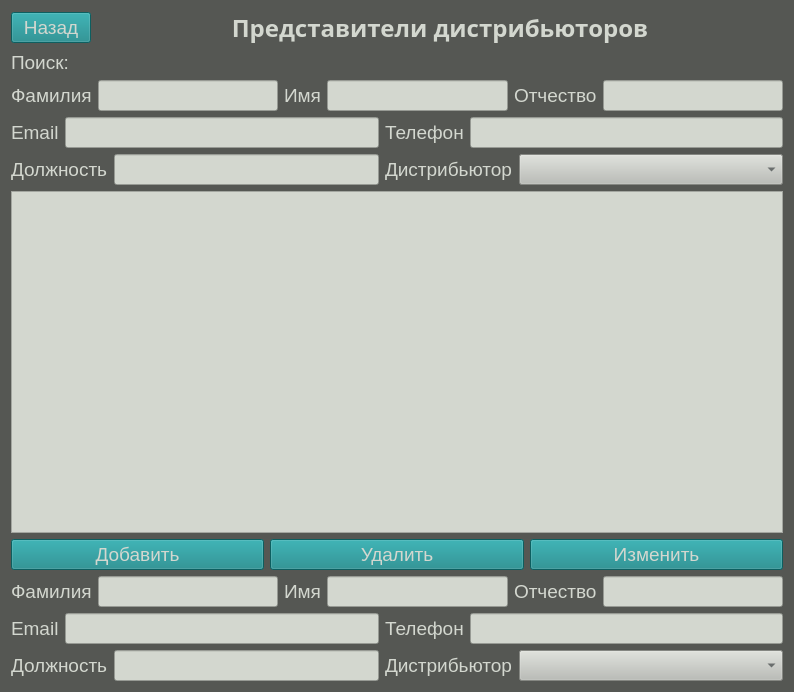
<?xml version="1.0" encoding="UTF-8"?>
<ui version="4.0">
 <class>DistRepsWindow</class>
 <widget class="QWidget" name="DistRepsWindow">
  <property name="geometry">
   <rect>
    <x>0</x>
    <y>0</y>
    <width>794</width>
    <height>692</height>
   </rect>
  </property>
  <property name="windowTitle">
   <string>Form</string>
  </property>
  <property name="styleSheet">
   <string notr="true">background-color: rgb(85, 87, 83);</string>
  </property>
  <layout class="QGridLayout" name="gridLayout_2">
   <item row="0" column="0">
    <layout class="QGridLayout" name="gridLayout">
     <item row="0" column="0">
      <layout class="QHBoxLayout" name="horizontalLayout_7">
       <item>
        <widget class="QPushButton" name="btnBack">
         <property name="font">
          <font>
           <pointsize>14</pointsize>
          </font>
         </property>
         <property name="styleSheet">
          <string notr="true">background-color: rgb(18, 133, 135);
color: rgb(211, 215, 207);
border-color: rgb(211, 215, 207);</string>
         </property>
         <property name="text">
          <string>Назад</string>
         </property>
        </widget>
       </item>
       <item>
        <widget class="QLabel" name="label_15">
         <property name="sizePolicy">
          <sizepolicy hsizetype="Expanding" vsizetype="Preferred">
           <horstretch>0</horstretch>
           <verstretch>0</verstretch>
          </sizepolicy>
         </property>
         <property name="font">
          <font>
           <family>Ubuntu Mono</family>
           <pointsize>18</pointsize>
           <weight>75</weight>
           <bold>true</bold>
          </font>
         </property>
         <property name="styleSheet">
          <string notr="true">color: rgb(211, 215, 207);</string>
         </property>
         <property name="text">
          <string>Представители дистрибьюторов</string>
         </property>
         <property name="alignment">
          <set>Qt::AlignCenter</set>
         </property>
        </widget>
       </item>
      </layout>
     </item>
     <item row="1" column="0">
      <widget class="QLabel" name="label_16">
       <property name="font">
        <font>
         <pointsize>14</pointsize>
        </font>
       </property>
       <property name="styleSheet">
        <string notr="true">color: rgb(211, 215, 207);</string>
       </property>
       <property name="text">
        <string>Поиск:</string>
       </property>
      </widget>
     </item>
     <item row="2" column="0">
      <layout class="QHBoxLayout" name="horizontalLayout_8">
       <item>
        <widget class="QLabel" name="label_21">
         <property name="font">
          <font>
           <pointsize>14</pointsize>
          </font>
         </property>
         <property name="styleSheet">
          <string notr="true">color: rgb(211, 215, 207);</string>
         </property>
         <property name="text">
          <string>Фамилия</string>
         </property>
        </widget>
       </item>
       <item>
        <widget class="QLineEdit" name="leLastnameSearch">
         <property name="font">
          <font>
           <pointsize>14</pointsize>
          </font>
         </property>
         <property name="styleSheet">
          <string notr="true">color: rgb(46, 52, 54);
background-color: rgb(211, 215, 207);</string>
         </property>
         <property name="text">
          <string/>
         </property>
        </widget>
       </item>
       <item>
        <widget class="QLabel" name="label_28">
         <property name="font">
          <font>
           <pointsize>14</pointsize>
          </font>
         </property>
         <property name="styleSheet">
          <string notr="true">color: rgb(211, 215, 207);</string>
         </property>
         <property name="text">
          <string>Имя</string>
         </property>
        </widget>
       </item>
       <item>
        <widget class="QLineEdit" name="leNameSearch">
         <property name="font">
          <font>
           <pointsize>14</pointsize>
          </font>
         </property>
         <property name="styleSheet">
          <string notr="true">color: rgb(46, 52, 54);
background-color: rgb(211, 215, 207);</string>
         </property>
         <property name="text">
          <string/>
         </property>
        </widget>
       </item>
       <item>
        <widget class="QLabel" name="label_29">
         <property name="font">
          <font>
           <pointsize>14</pointsize>
          </font>
         </property>
         <property name="styleSheet">
          <string notr="true">color: rgb(211, 215, 207);</string>
         </property>
         <property name="text">
          <string>Отчество</string>
         </property>
        </widget>
       </item>
       <item>
        <widget class="QLineEdit" name="lePatronymicSearch">
         <property name="font">
          <font>
           <pointsize>14</pointsize>
          </font>
         </property>
         <property name="styleSheet">
          <string notr="true">color: rgb(46, 52, 54);
background-color: rgb(211, 215, 207);</string>
         </property>
         <property name="text">
          <string/>
         </property>
        </widget>
       </item>
      </layout>
     </item>
     <item row="3" column="0">
      <layout class="QHBoxLayout" name="horizontalLayout_4">
       <item>
        <widget class="QLabel" name="label_22">
         <property name="font">
          <font>
           <pointsize>14</pointsize>
          </font>
         </property>
         <property name="styleSheet">
          <string notr="true">color: rgb(211, 215, 207);</string>
         </property>
         <property name="text">
          <string>Email</string>
         </property>
        </widget>
       </item>
       <item>
        <widget class="QLineEdit" name="leEmailSearch">
         <property name="font">
          <font>
           <pointsize>14</pointsize>
          </font>
         </property>
         <property name="styleSheet">
          <string notr="true">color: rgb(46, 52, 54);
background-color: rgb(211, 215, 207);</string>
         </property>
         <property name="text">
          <string/>
         </property>
        </widget>
       </item>
       <item>
        <widget class="QLabel" name="label_30">
         <property name="font">
          <font>
           <pointsize>14</pointsize>
          </font>
         </property>
         <property name="styleSheet">
          <string notr="true">color: rgb(211, 215, 207);</string>
         </property>
         <property name="text">
          <string>Телефон</string>
         </property>
        </widget>
       </item>
       <item>
        <widget class="QLineEdit" name="lePhoneSearch">
         <property name="font">
          <font>
           <pointsize>14</pointsize>
          </font>
         </property>
         <property name="styleSheet">
          <string notr="true">color: rgb(46, 52, 54);
background-color: rgb(211, 215, 207);</string>
         </property>
         <property name="text">
          <string/>
         </property>
        </widget>
       </item>
      </layout>
     </item>
     <item row="4" column="0">
      <layout class="QHBoxLayout" name="horizontalLayout_2">
       <item>
        <widget class="QLabel" name="label_23">
         <property name="font">
          <font>
           <pointsize>14</pointsize>
          </font>
         </property>
         <property name="styleSheet">
          <string notr="true">color: rgb(211, 215, 207);</string>
         </property>
         <property name="text">
          <string>Должность</string>
         </property>
        </widget>
       </item>
       <item>
        <widget class="QLineEdit" name="lePostSearch">
         <property name="sizePolicy">
          <sizepolicy hsizetype="Expanding" vsizetype="Fixed">
           <horstretch>0</horstretch>
           <verstretch>0</verstretch>
          </sizepolicy>
         </property>
         <property name="font">
          <font>
           <pointsize>14</pointsize>
          </font>
         </property>
         <property name="styleSheet">
          <string notr="true">color: rgb(46, 52, 54);
background-color: rgb(211, 215, 207);</string>
         </property>
         <property name="text">
          <string/>
         </property>
        </widget>
       </item>
       <item>
        <widget class="QLabel" name="label_34">
         <property name="font">
          <font>
           <pointsize>14</pointsize>
          </font>
         </property>
         <property name="styleSheet">
          <string notr="true">color: rgb(211, 215, 207);</string>
         </property>
         <property name="text">
          <string>Дистрибьютор</string>
         </property>
        </widget>
       </item>
       <item>
        <widget class="QComboBox" name="cmbDistributorSearch">
         <property name="sizePolicy">
          <sizepolicy hsizetype="Expanding" vsizetype="Fixed">
           <horstretch>0</horstretch>
           <verstretch>0</verstretch>
          </sizepolicy>
         </property>
         <property name="font">
          <font>
           <pointsize>14</pointsize>
          </font>
         </property>
         <property name="styleSheet">
          <string notr="true">background-color: rgb(186, 189, 182);
color: rgb(46, 52, 54);</string>
         </property>
        </widget>
       </item>
      </layout>
     </item>
     <item row="5" column="0">
      <widget class="QTableWidget" name="twDistReps">
       <property name="font">
        <font>
         <pointsize>14</pointsize>
        </font>
       </property>
       <property name="styleSheet">
        <string notr="true">background-color: rgb(211, 215, 207);</string>
       </property>
      </widget>
     </item>
     <item row="6" column="0">
      <layout class="QHBoxLayout" name="horizontalLayout">
       <item>
        <widget class="QPushButton" name="btnAdd">
         <property name="font">
          <font>
           <pointsize>14</pointsize>
          </font>
         </property>
         <property name="styleSheet">
          <string notr="true">background-color: rgb(18, 133, 135);
color: rgb(211, 215, 207);
border-color: rgb(211, 215, 207);</string>
         </property>
         <property name="text">
          <string>Добавить</string>
         </property>
        </widget>
       </item>
       <item>
        <widget class="QPushButton" name="btnDelete">
         <property name="font">
          <font>
           <pointsize>14</pointsize>
          </font>
         </property>
         <property name="styleSheet">
          <string notr="true">background-color: rgb(18, 133, 135);
color: rgb(211, 215, 207);
border-color: rgb(211, 215, 207);</string>
         </property>
         <property name="text">
          <string>Удалить</string>
         </property>
        </widget>
       </item>
       <item>
        <widget class="QPushButton" name="btnChange">
         <property name="font">
          <font>
           <pointsize>14</pointsize>
          </font>
         </property>
         <property name="styleSheet">
          <string notr="true">background-color: rgb(18, 133, 135);
color: rgb(211, 215, 207);
border-color: rgb(211, 215, 207);</string>
         </property>
         <property name="text">
          <string>Изменить</string>
         </property>
        </widget>
       </item>
      </layout>
     </item>
     <item row="7" column="0">
      <layout class="QHBoxLayout" name="horizontalLayout_5">
       <item>
        <widget class="QLabel" name="label_24">
         <property name="font">
          <font>
           <pointsize>14</pointsize>
          </font>
         </property>
         <property name="styleSheet">
          <string notr="true">color: rgb(211, 215, 207);</string>
         </property>
         <property name="text">
          <string>Фамилия</string>
         </property>
        </widget>
       </item>
       <item>
        <widget class="QLineEdit" name="leLastname">
         <property name="font">
          <font>
           <pointsize>14</pointsize>
          </font>
         </property>
         <property name="styleSheet">
          <string notr="true">color: rgb(46, 52, 54);
background-color: rgb(211, 215, 207);</string>
         </property>
         <property name="text">
          <string/>
         </property>
        </widget>
       </item>
       <item>
        <widget class="QLabel" name="label_31">
         <property name="font">
          <font>
           <pointsize>14</pointsize>
          </font>
         </property>
         <property name="styleSheet">
          <string notr="true">color: rgb(211, 215, 207);</string>
         </property>
         <property name="text">
          <string>Имя</string>
         </property>
        </widget>
       </item>
       <item>
        <widget class="QLineEdit" name="leName">
         <property name="font">
          <font>
           <pointsize>14</pointsize>
          </font>
         </property>
         <property name="styleSheet">
          <string notr="true">color: rgb(46, 52, 54);
background-color: rgb(211, 215, 207);</string>
         </property>
         <property name="text">
          <string/>
         </property>
        </widget>
       </item>
       <item>
        <widget class="QLabel" name="label_32">
         <property name="font">
          <font>
           <pointsize>14</pointsize>
          </font>
         </property>
         <property name="styleSheet">
          <string notr="true">color: rgb(211, 215, 207);</string>
         </property>
         <property name="text">
          <string>Отчество</string>
         </property>
        </widget>
       </item>
       <item>
        <widget class="QLineEdit" name="lePatronymic">
         <property name="font">
          <font>
           <pointsize>14</pointsize>
          </font>
         </property>
         <property name="styleSheet">
          <string notr="true">color: rgb(46, 52, 54);
background-color: rgb(211, 215, 207);</string>
         </property>
         <property name="text">
          <string/>
         </property>
        </widget>
       </item>
      </layout>
     </item>
     <item row="8" column="0">
      <layout class="QHBoxLayout" name="horizontalLayout_6">
       <item>
        <widget class="QLabel" name="label_25">
         <property name="font">
          <font>
           <pointsize>14</pointsize>
          </font>
         </property>
         <property name="styleSheet">
          <string notr="true">color: rgb(211, 215, 207);</string>
         </property>
         <property name="text">
          <string>Email</string>
         </property>
        </widget>
       </item>
       <item>
        <widget class="QLineEdit" name="leEmail">
         <property name="font">
          <font>
           <pointsize>14</pointsize>
          </font>
         </property>
         <property name="styleSheet">
          <string notr="true">color: rgb(46, 52, 54);
background-color: rgb(211, 215, 207);</string>
         </property>
         <property name="text">
          <string/>
         </property>
        </widget>
       </item>
       <item>
        <widget class="QLabel" name="label_33">
         <property name="font">
          <font>
           <pointsize>14</pointsize>
          </font>
         </property>
         <property name="styleSheet">
          <string notr="true">color: rgb(211, 215, 207);</string>
         </property>
         <property name="text">
          <string>Телефон</string>
         </property>
        </widget>
       </item>
       <item>
        <widget class="QLineEdit" name="lePhone">
         <property name="font">
          <font>
           <pointsize>14</pointsize>
          </font>
         </property>
         <property name="styleSheet">
          <string notr="true">color: rgb(46, 52, 54);
background-color: rgb(211, 215, 207);</string>
         </property>
         <property name="text">
          <string/>
         </property>
        </widget>
       </item>
      </layout>
     </item>
     <item row="9" column="0">
      <layout class="QHBoxLayout" name="horizontalLayout_3">
       <item>
        <widget class="QLabel" name="label_26">
         <property name="font">
          <font>
           <pointsize>14</pointsize>
          </font>
         </property>
         <property name="styleSheet">
          <string notr="true">color: rgb(211, 215, 207);</string>
         </property>
         <property name="text">
          <string>Должность</string>
         </property>
        </widget>
       </item>
       <item>
        <widget class="QLineEdit" name="lePost">
         <property name="font">
          <font>
           <pointsize>14</pointsize>
          </font>
         </property>
         <property name="styleSheet">
          <string notr="true">color: rgb(46, 52, 54);
background-color: rgb(211, 215, 207);</string>
         </property>
         <property name="text">
          <string/>
         </property>
        </widget>
       </item>
       <item>
        <widget class="QLabel" name="label_35">
         <property name="font">
          <font>
           <pointsize>14</pointsize>
          </font>
         </property>
         <property name="styleSheet">
          <string notr="true">color: rgb(211, 215, 207);</string>
         </property>
         <property name="text">
          <string>Дистрибьютор</string>
         </property>
        </widget>
       </item>
       <item>
        <widget class="QComboBox" name="cmbDistributor">
         <property name="sizePolicy">
          <sizepolicy hsizetype="Expanding" vsizetype="Fixed">
           <horstretch>0</horstretch>
           <verstretch>0</verstretch>
          </sizepolicy>
         </property>
         <property name="font">
          <font>
           <pointsize>14</pointsize>
          </font>
         </property>
         <property name="styleSheet">
          <string notr="true">background-color: rgb(186, 189, 182);
color: rgb(46, 52, 54);</string>
         </property>
        </widget>
       </item>
      </layout>
     </item>
    </layout>
   </item>
  </layout>
 </widget>
 <resources/>
 <connections/>
</ui>
